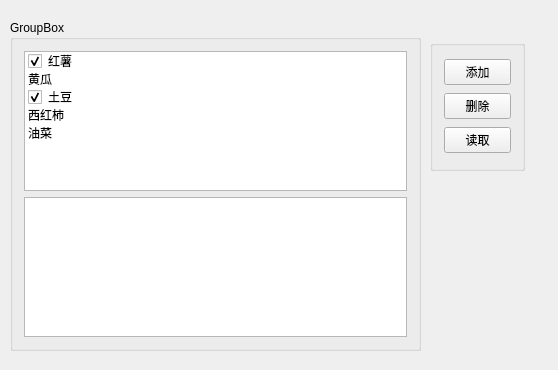
<?xml version="1.0" encoding="UTF-8"?>
<ui version="4.0">
 <class>Widget</class>
 <widget class="QWidget" name="Widget">
  <property name="geometry">
   <rect>
    <x>0</x>
    <y>0</y>
    <width>558</width>
    <height>370</height>
   </rect>
  </property>
  <property name="windowTitle">
   <string>Widget</string>
  </property>
  <widget class="QGroupBox" name="groupBox">
   <property name="geometry">
    <rect>
     <x>430</x>
     <y>40</y>
     <width>95</width>
     <height>131</height>
    </rect>
   </property>
   <property name="title">
    <string/>
   </property>
   <layout class="QVBoxLayout" name="verticalLayout">
    <item>
     <widget class="QPushButton" name="pushButton">
      <property name="text">
       <string>添加</string>
      </property>
     </widget>
    </item>
    <item>
     <widget class="QPushButton" name="pushButton_3">
      <property name="text">
       <string>删除</string>
      </property>
     </widget>
    </item>
    <item>
     <widget class="QPushButton" name="pushButton_2">
      <property name="text">
       <string>读取</string>
      </property>
     </widget>
    </item>
   </layout>
  </widget>
  <widget class="QGroupBox" name="groupBox_2">
   <property name="geometry">
    <rect>
     <x>10</x>
     <y>20</y>
     <width>411</width>
     <height>331</height>
    </rect>
   </property>
   <property name="title">
    <string>GroupBox</string>
   </property>
   <layout class="QVBoxLayout" name="verticalLayout_2">
    <item>
     <widget class="QListWidget" name="listWidget">
      <property name="selectionMode">
       <enum>QAbstractItemView::NoSelection</enum>
      </property>
      <property name="flow">
       <enum>QListView::TopToBottom</enum>
      </property>
      <property name="isWrapping" stdset="0">
       <bool>false</bool>
      </property>
      <property name="viewMode">
       <enum>QListView::ListMode</enum>
      </property>
      <property name="selectionRectVisible">
       <bool>true</bool>
      </property>
      <property name="sortingEnabled">
       <bool>true</bool>
      </property>
      <item>
       <property name="text">
        <string>红薯</string>
       </property>
       <property name="checkState">
        <enum>Checked</enum>
       </property>
       <property name="icon">
        <iconset>
         <normalon>:/icon/win-icon/a4.ico</normalon>
        </iconset>
       </property>
       <property name="flags">
        <set>ItemIsEnabled</set>
       </property>
      </item>
      <item>
       <property name="text">
        <string>黄瓜</string>
       </property>
       <property name="checkState">
        <enum>Unchecked</enum>
       </property>
       <property name="flags">
        <set>ItemIsSelectable|ItemIsUserCheckable|ItemIsEnabled</set>
       </property>
      </item>
      <item>
       <property name="text">
        <string>土豆</string>
       </property>
       <property name="checkState">
        <enum>Checked</enum>
       </property>
       <property name="flags">
        <set>ItemIsSelectable|ItemIsUserCheckable|ItemIsEnabled</set>
       </property>
      </item>
      <item>
       <property name="text">
        <string>西红柿</string>
       </property>
       <property name="icon">
        <iconset>
         <normalon>:/icon/win-icon/a2.ico</normalon>
        </iconset>
       </property>
      </item>
      <item>
       <property name="text">
        <string>油菜</string>
       </property>
       <property name="checkState">
        <enum>Unchecked</enum>
       </property>
       <property name="icon">
        <iconset>
         <normalon>:/icon/win-icon/d0.ico</normalon>
        </iconset>
       </property>
      </item>
     </widget>
    </item>
    <item>
     <widget class="QPlainTextEdit" name="plainTextEdit"/>
    </item>
   </layout>
  </widget>
 </widget>
 <layoutdefault spacing="6" margin="11"/>
 <resources/>
 <connections/>
</ui>
